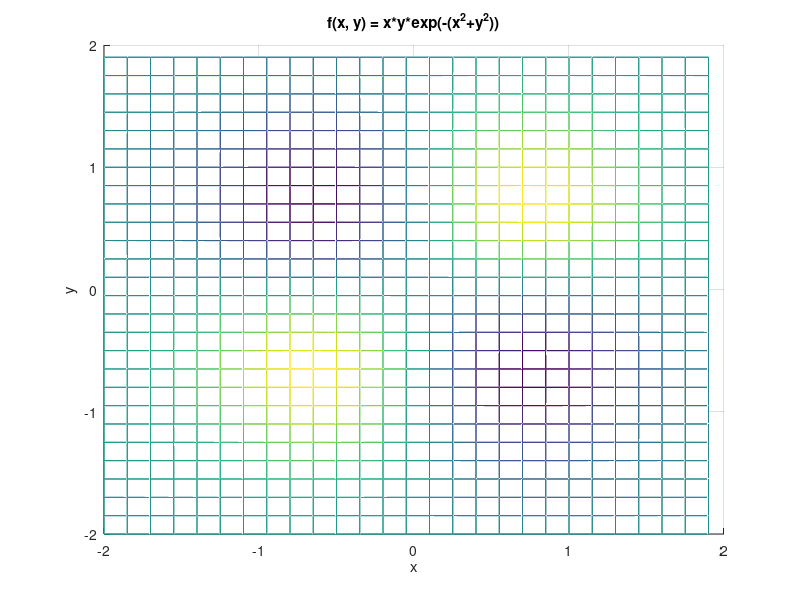

Write the MATLAB code that produced this figure.
%% Exercise 02

f = @(xy) xy(1)*xy(2)*exp(-(xy(1)^2 - xy(2)^2));

options = optimset('Display', 'iter', 'TolFun', 1e-8);

hold on
[xy, fval, exitflag, output] = fminsearch(f, [0 0]);
xy(1)
xy(2)

x = -2:.15:2;
y = -2:.15:2;
[xx, yy] = meshgrid(x, y);
z = xx.*yy.*exp(-(xx.^2+yy.^2));

mesh(x, y, z);
mesh(xx, yy, z);
xlabel('x');
ylabel('y');
zlabel('f(x, y)');
title('f(x, y) = x*y*exp(-(x^2+y^2))');

grid on

hold off
